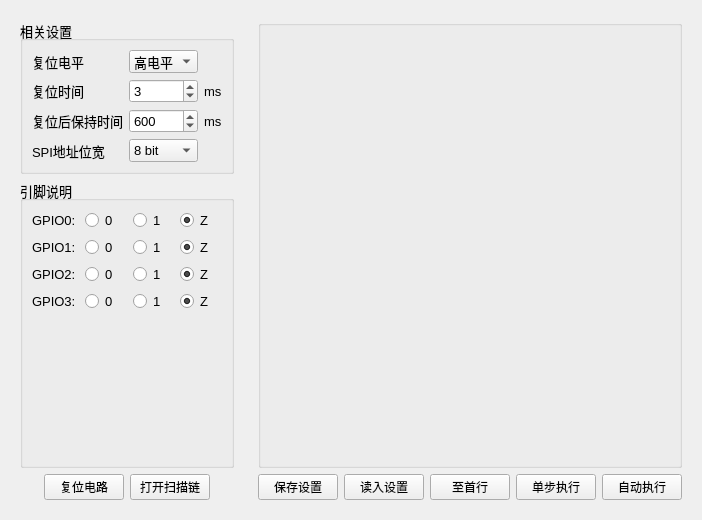
<?xml version="1.0" encoding="UTF-8"?>
<ui version="4.0">
 <class>FormRegAccess</class>
 <widget class="QWidget" name="FormRegAccess">
  <property name="geometry">
   <rect>
    <x>0</x>
    <y>0</y>
    <width>674</width>
    <height>520</height>
   </rect>
  </property>
  <property name="windowTitle">
   <string>SPI控制</string>
  </property>
  <layout class="QHBoxLayout" name="horizontalLayout">
   <item>
    <widget class="QWidget" name="widget_3" native="true">
     <layout class="QGridLayout" name="gridLayout_2">
      <item row="2" column="1">
       <widget class="QPushButton" name="pushButtonResetCircuit">
        <property name="text">
         <string>复位电路</string>
        </property>
       </widget>
      </item>
      <item row="2" column="2">
       <widget class="QPushButton" name="pushButtonOpenScan">
        <property name="text">
         <string>打开扫描链</string>
        </property>
       </widget>
      </item>
      <item row="2" column="0">
       <spacer name="horizontalSpacer">
        <property name="orientation">
         <enum>Qt::Horizontal</enum>
        </property>
        <property name="sizeHint" stdset="0">
         <size>
          <width>40</width>
          <height>20</height>
         </size>
        </property>
       </spacer>
      </item>
      <item row="2" column="3">
       <spacer name="horizontalSpacer_2">
        <property name="orientation">
         <enum>Qt::Horizontal</enum>
        </property>
        <property name="sizeHint" stdset="0">
         <size>
          <width>40</width>
          <height>20</height>
         </size>
        </property>
       </spacer>
      </item>
      <item row="1" column="0" colspan="4">
       <widget class="QGroupBox" name="groupBox_2">
        <property name="font">
         <font>
          <family>Arial</family>
          <pointsize>10</pointsize>
         </font>
        </property>
        <property name="title">
         <string>引脚说明</string>
        </property>
        <layout class="QGridLayout" name="gridLayout_4">
         <item row="0" column="0">
          <widget class="QLabel" name="gpio0">
           <property name="text">
            <string>GPIO0: </string>
           </property>
          </widget>
         </item>
         <item row="0" column="2">
          <widget class="QRadioButton" name="radioButton_00">
           <property name="text">
            <string>0</string>
           </property>
           <attribute name="buttonGroup">
            <string>buttonGroup0</string>
           </attribute>
          </widget>
         </item>
         <item row="0" column="3">
          <widget class="QRadioButton" name="radioButton_01">
           <property name="text">
            <string>1</string>
           </property>
           <attribute name="buttonGroup">
            <string>buttonGroup0</string>
           </attribute>
          </widget>
         </item>
         <item row="5" column="0">
          <spacer name="verticalSpacer">
           <property name="orientation">
            <enum>Qt::Vertical</enum>
           </property>
           <property name="sizeHint" stdset="0">
            <size>
             <width>20</width>
             <height>40</height>
            </size>
           </property>
          </spacer>
         </item>
         <item row="1" column="2">
          <widget class="QRadioButton" name="radioButton_10">
           <property name="text">
            <string>0</string>
           </property>
           <attribute name="buttonGroup">
            <string>buttonGroup1</string>
           </attribute>
          </widget>
         </item>
         <item row="1" column="3">
          <widget class="QRadioButton" name="radioButton_11">
           <property name="text">
            <string>1</string>
           </property>
           <attribute name="buttonGroup">
            <string>buttonGroup1</string>
           </attribute>
          </widget>
         </item>
         <item row="1" column="0">
          <widget class="QLabel" name="gpio1">
           <property name="text">
            <string>GPIO1: </string>
           </property>
          </widget>
         </item>
         <item row="2" column="0">
          <widget class="QLabel" name="gpio2">
           <property name="text">
            <string>GPIO2: </string>
           </property>
          </widget>
         </item>
         <item row="4" column="0">
          <widget class="QLabel" name="gpio3">
           <property name="text">
            <string>GPIO3: </string>
           </property>
          </widget>
         </item>
         <item row="0" column="4">
          <widget class="QRadioButton" name="radioButton_0z">
           <property name="text">
            <string>Z</string>
           </property>
           <property name="checked">
            <bool>true</bool>
           </property>
           <attribute name="buttonGroup">
            <string>buttonGroup0</string>
           </attribute>
          </widget>
         </item>
         <item row="1" column="4">
          <widget class="QRadioButton" name="radioButton_1z">
           <property name="text">
            <string>Z</string>
           </property>
           <property name="checked">
            <bool>true</bool>
           </property>
           <attribute name="buttonGroup">
            <string>buttonGroup1</string>
           </attribute>
          </widget>
         </item>
         <item row="4" column="2">
          <widget class="QRadioButton" name="radioButton_30">
           <property name="text">
            <string>0</string>
           </property>
           <attribute name="buttonGroup">
            <string>buttonGroup3</string>
           </attribute>
          </widget>
         </item>
         <item row="4" column="3">
          <widget class="QRadioButton" name="radioButton_31">
           <property name="text">
            <string>1</string>
           </property>
           <attribute name="buttonGroup">
            <string>buttonGroup3</string>
           </attribute>
          </widget>
         </item>
         <item row="2" column="4">
          <widget class="QRadioButton" name="radioButton_2z">
           <property name="text">
            <string>Z</string>
           </property>
           <property name="checked">
            <bool>true</bool>
           </property>
           <attribute name="buttonGroup">
            <string>buttonGroup2</string>
           </attribute>
          </widget>
         </item>
         <item row="4" column="4">
          <widget class="QRadioButton" name="radioButton_3z">
           <property name="text">
            <string>Z</string>
           </property>
           <property name="checked">
            <bool>true</bool>
           </property>
           <attribute name="buttonGroup">
            <string>buttonGroup3</string>
           </attribute>
          </widget>
         </item>
         <item row="2" column="3">
          <widget class="QRadioButton" name="radioButton_20">
           <property name="text">
            <string>1</string>
           </property>
           <attribute name="buttonGroup">
            <string>buttonGroup2</string>
           </attribute>
          </widget>
         </item>
         <item row="2" column="2">
          <widget class="QRadioButton" name="radioButton_21">
           <property name="text">
            <string>0</string>
           </property>
           <attribute name="buttonGroup">
            <string>buttonGroup2</string>
           </attribute>
          </widget>
         </item>
        </layout>
       </widget>
      </item>
      <item row="0" column="0" colspan="4">
       <widget class="QGroupBox" name="groupBox">
        <property name="font">
         <font>
          <family>Arial</family>
          <pointsize>10</pointsize>
         </font>
        </property>
        <property name="title">
         <string>相关设置</string>
        </property>
        <layout class="QGridLayout" name="gridLayout">
         <item row="1" column="1">
          <widget class="QSpinBox" name="sbResetTime">
           <property name="maximum">
            <number>255</number>
           </property>
           <property name="value">
            <number>3</number>
           </property>
          </widget>
         </item>
         <item row="3" column="1">
          <widget class="QComboBox" name="cbSPIWidth">
           <item>
            <property name="text">
             <string>8 bit</string>
            </property>
           </item>
           <item>
            <property name="text">
             <string>16 bit</string>
            </property>
           </item>
          </widget>
         </item>
         <item row="1" column="2">
          <widget class="QLabel" name="label_4">
           <property name="sizePolicy">
            <sizepolicy hsizetype="Minimum" vsizetype="Preferred">
             <horstretch>0</horstretch>
             <verstretch>0</verstretch>
            </sizepolicy>
           </property>
           <property name="text">
            <string>ms</string>
           </property>
          </widget>
         </item>
         <item row="0" column="0">
          <widget class="QLabel" name="label">
           <property name="text">
            <string>复位电平</string>
           </property>
          </widget>
         </item>
         <item row="1" column="0">
          <widget class="QLabel" name="label_2">
           <property name="text">
            <string>复位时间</string>
           </property>
          </widget>
         </item>
         <item row="2" column="1">
          <widget class="QSpinBox" name="sbResetDelay">
           <property name="maximum">
            <number>2000</number>
           </property>
           <property name="value">
            <number>600</number>
           </property>
          </widget>
         </item>
         <item row="2" column="2">
          <widget class="QLabel" name="label_5">
           <property name="sizePolicy">
            <sizepolicy hsizetype="Minimum" vsizetype="Preferred">
             <horstretch>0</horstretch>
             <verstretch>0</verstretch>
            </sizepolicy>
           </property>
           <property name="text">
            <string>ms</string>
           </property>
          </widget>
         </item>
         <item row="2" column="0">
          <widget class="QLabel" name="label_6">
           <property name="text">
            <string>复位后保持时间</string>
           </property>
          </widget>
         </item>
         <item row="3" column="0">
          <widget class="QLabel" name="label_8">
           <property name="text">
            <string>SPI地址位宽</string>
           </property>
          </widget>
         </item>
         <item row="0" column="1">
          <widget class="QComboBox" name="cbResetLevel">
           <item>
            <property name="text">
             <string>高电平</string>
            </property>
           </item>
           <item>
            <property name="text">
             <string>低电平</string>
            </property>
           </item>
          </widget>
         </item>
        </layout>
       </widget>
      </item>
     </layout>
    </widget>
   </item>
   <item>
    <widget class="QWidget" name="widget" native="true">
     <layout class="QGridLayout" name="gridLayout_3">
      <item row="1" column="0">
       <widget class="QPushButton" name="pushButtonSaveSettings">
        <property name="text">
         <string>保存设置</string>
        </property>
       </widget>
      </item>
      <item row="1" column="1">
       <widget class="QPushButton" name="pushButtonReadSettings">
        <property name="text">
         <string>读入设置</string>
        </property>
       </widget>
      </item>
      <item row="1" column="2">
       <widget class="QPushButton" name="pushButtonBack2Top">
        <property name="text">
         <string>至首行</string>
        </property>
       </widget>
      </item>
      <item row="1" column="3">
       <widget class="QPushButton" name="pushButtonStep">
        <property name="text">
         <string>单步执行</string>
        </property>
       </widget>
      </item>
      <item row="1" column="4">
       <widget class="QPushButton" name="pushButtonAutoExec">
        <property name="text">
         <string>自动执行</string>
        </property>
       </widget>
      </item>
      <item row="0" column="0" colspan="5">
       <widget class="QGroupBox" name="groupBoxRegAcessItems">
        <property name="title">
         <string/>
        </property>
       </widget>
      </item>
     </layout>
    </widget>
   </item>
  </layout>
 </widget>
 <resources/>
 <connections/>
 <buttongroups>
  <buttongroup name="buttonGroup0"/>
  <buttongroup name="buttonGroup1"/>
  <buttongroup name="buttonGroup2"/>
  <buttongroup name="buttonGroup3"/>
 </buttongroups>
</ui>
